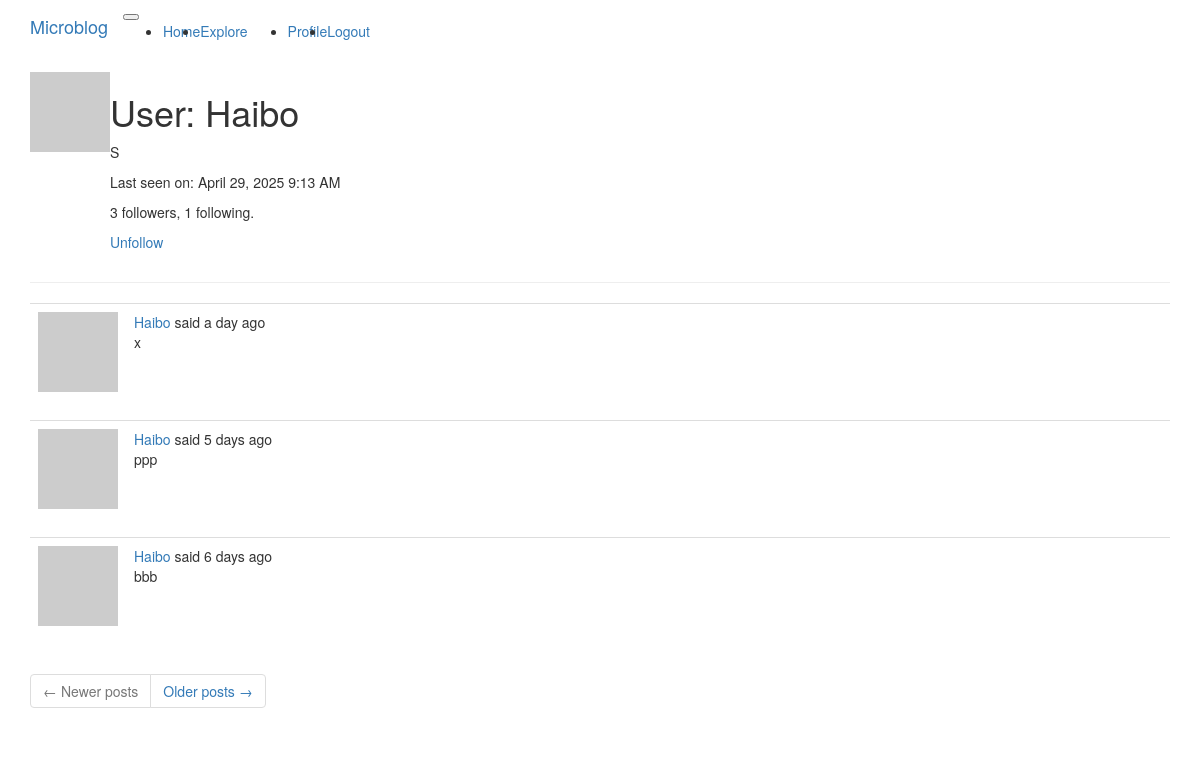
Page /user/Haibo (signed in) on the committed database.
### app/models.py (models this page shows, shortened)
class User(UserMixin, db.Model):
    id = db.Column(db.Integer, primary_key=True)
    username = db.Column(db.String(64), index=True, unique=True)
    email = db.Column(db.String(120), index=True, unique=True)
    password_hash = db.Column(db.String(128))
    posts = db.relationship('Post', backref='author', lazy='dynamic')
    about_me = db.Column(db.String(140))
    last_seen = db.Column(db.DateTime, default=datetime.utcnow)
    def avatar(self, size):
        digest = md5(self.email.lower().encode('utf-8')).hexdigest()
        return f'https://www.gravatar.com/avatar/{digest}?d=identicon&s={size}'
    followed = db.relationship(
        'User', secondary=followers,
        primaryjoin=(followers.c.follower_id == id),
        secondaryjoin=(followers.c.followed_id == id),
        backref=db.backref('followers', lazy='dynamic'), lazy='dynamic')
    def is_following(self, user):
        return self.followed.filter(
            followers.c.followed_id == user.id).count() > 0

class Post(db.Model):
    id = db.Column(db.Integer, primary_key=True)
    body = db.Column(db.String(140))
    timestamp = db.Column(db.DateTime, index=True, default=datetime.utcnow)
    user_id = db.Column(db.Integer, db.ForeignKey('user.id'))

### app/routes.py (the view)
@app.route('/user/<username>')
@login_required
def user(username):
    user = User.query.filter_by(username=username).first_or_404()
    page = request.args.get('page', 1, type=int)
    posts = user.posts.order_by(Post.timestamp.desc()).paginate(
        page=page, per_page=app.config['POSTS_PER_PAGE'], error_out=False)
    next_url = url_for('user', username=user.username, page=posts.next_num) \
        if posts.has_next else None
    prev_url = url_for('user', username=user.username, page=posts.prev_num) \
        if posts.has_prev else None
    return render_template('user.html', user=user, posts=posts.items,
                           next_url=next_url, prev_url=prev_url)

### app/__init__.py (called while the page is built)
def get_locale():
    return request.accept_languages.best_match(app.config['LANGUAGES'])

### app/models.py (called while the page is built)
@login.user_loader
def load_user(id):
    return User.query.get(int(id))

### app/routes.py (called while the page is built)
@app.before_request
def before_request():
    if current_user.is_authenticated:
        current_user.last_seen = datetime.utcnow()
        db.session.commit()
    g.locale = str(get_locale())

### app/templates/user.html
{% extends "base.html" %}
{% block app_content %}
    <table>
        <tr valign="top">
            <td><img src="{{ user.avatar(128) }}"></td>
            <td>
                <h1>User: {{ user.username }}</h1>
                {% if user.about_me %}<p>{{ user.about_me }}</p>{% endif %}
                {% if user.last_seen %}<p>Last seen on: {{ moment(user.last_seen).format('LLL') }}</p>{% endif %}
                <p>{{ user.followers.count() }} followers, {{ user.followed.count() }} following.</p>
                {% if user == current_user %}
                <p><a href="{{ url_for('edit_profile') }}">Edit your profile</a></p>
                {% elif not current_user.is_following(user) %}
                <p><a href="{{ url_for('follow', username=user.username) }}">Follow</a></p>
                {% else %}
                <p><a href="{{ url_for('unfollow', username=user.username) }}">Unfollow</a></p>
                {% endif %}
            </td>
        </tr>
    </table>
    <hr>
    {% for post in posts %}
        {% include '_post.html' %}
    {% endfor %}
    <nav aria-label="Post navigation">
        <ul class="pagination">
            <li class="page-item{% if not prev_url %} disabled{% endif %}">
                <a class="page-link" href="{{ prev_url }}">
                    <span aria-hidden="true">&larr;</span> Newer posts
                </a>
            </li>
            <li class="page-item{% if not next_url %} disabled{% endif %}">
                <a class="page-link" href="{{ next_url }}">
                    Older posts <span aria-hidden="true">&rarr;</span>
                </a>
            </li>
        </ul>
    </nav>
{% endblock %}

### app/templates/_post.html (shortened to what this page needs)
    <table class="table table-hover">
        <tr>
            <td width="70px">
                <a href="{{ url_for('user', username=post.author.username) }}">
                    <img src="{{ post.author.avatar(70) }}" />
                </a>
            </td>
            <td>
                {{ _('%(username)s said %(when)s',
                    username=user_link, when=moment(post.timestamp).fromNow()) }}
                <br>
                {{ post.body }}
            </td>
        </tr>
    </table>

### rows in the picture
User: username "Haibo", about_me "S", last_seen "April 29, 2025 9:13 AM"
Post: body "x"
Post: body "ppp"
Post: body "bbb"

### other values in the picture
{{ user.followers.count() }} "3"
{{ user.followed.count() }} "1"
